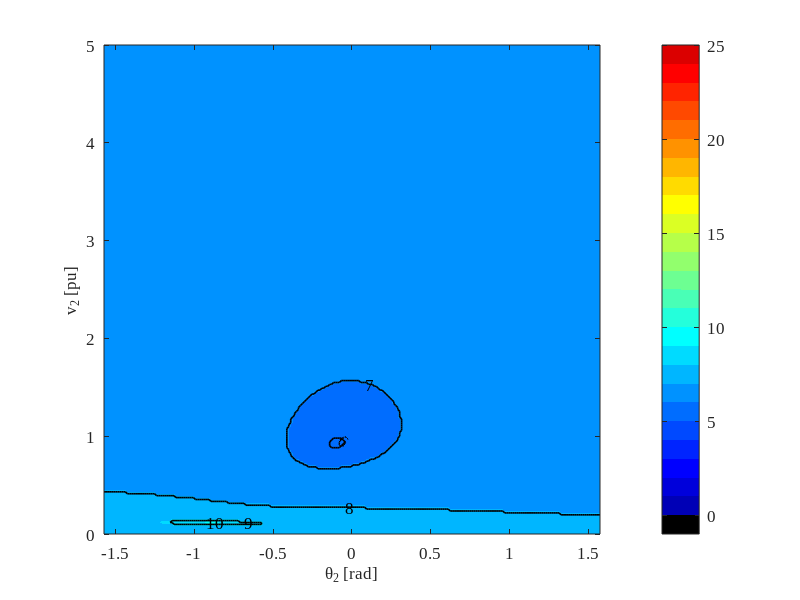

Source code (MATLAB):
clear all; clc; format long;

global addTitle;

%% -------------------------------
%  2-BUS SYSTEM
% -------------------------------
% Bus 1: Slack (V1 = 1.0 ∠ 0 pu)
% Bus 2: PQ bus (S2 = 0.9 + j0.6 pu)
% Line: assume Z = j0.1 pu
% -------------------------------

% Y-bus
Z12 = 0 + 1j*0.1;
Y12 = -1/Z12;
Y_bus = [ -Y12,   Y12;
           Y12,  -Y12 ];

% Scheduled powers
S_spec = [0; -(0.9 + 1j*0.6)];   % P+jQ (PQ load at bus 2)

% Bus types: 1 = slack, 0 = PQ
bus_type = [1; 0];
pq_bus_id = find(bus_type == 0);

n_bus = 2;

%% -------------------------------
%  Region of Attraction Grid
% -------------------------------
N = 256;
V_range = linspace(0, 5, N);
delta_range = linspace(-pi/2, pi/2, N);

nV = length(V_range);
nd = length(delta_range);

IterationCount = NaN(nV, nd);

tolerance = 1e-5;
max_iter = 25;   % Gauss–Seidel usually slower than NR

%% -------------------------------
%  Gauss–Seidel Sweep
% -------------------------------
for i = 1:nV
    for j = 1:nd
        % Initial guess
        V = zeros(n_bus,1);
        V(1) = 1.0;  % Slack fixed
        V(2) = V_range(i) * exp(1j*delta_range(j)); % initial guess for bus 2

        iter = 0;
        converged = false;

        while iter < max_iter
            iter = iter + 1;

            % Update PQ bus (bus 2 here)
            k = pq_bus_id;
            Vk_old = V(k);

            % Gauss–Seidel update formula:
            % V_k = (1/Y_kk) * [ (S_k*/V_k_old*) - sum_{m≠k} (Y_km * V_m) ]
            sum_term = 0;
            for m = 1:n_bus
                if m ~= k
                    sum_term = sum_term + Y_bus(k,m)*V(m);
                end
            end

            V(k) = (1/Y_bus(k,k)) * ( (conj(S_spec(k))/conj(Vk_old)) - sum_term );

            % Check convergence (mismatch in |ΔV|)
            if abs(V(k) - Vk_old) < tolerance
                converged = true;
                break;
            end
        end

        if converged
            IterationCount(i,j) = iter;
        else
            IterationCount(i,j) = NaN; % Divergence shown as black
        end
    end
end

%% -------------------------------
%  Plot Region of Attraction
% -------------------------------
figure('Color',[1 1 1])

% Mask divergence as -1 for coloring
IterPlot = IterationCount;
IterPlot(isnan(IterPlot)) = -1;  

% Plot smooth background
contourf(delta_range, V_range, IterPlot, 50, 'LineStyle','none'); 
hold on;

% Overlay iteration contours
if max_iter > 3
    levels = 5:10;
    levels = levels(levels <= max_iter);

    if ~isempty(levels)
        [C,h] = contour(delta_range, V_range, IterPlot, levels, 'k', 'LineWidth', 1.2);

        H = clabel(C,h,'FontSize', 12, 'Color', 'k', 'LabelSpacing', 600, ...
               'BackgroundColor', 'none', 'EdgeColor', 'none');
    end
end

cmap = [0 0 0; jet(max_iter)];
colormap(cmap)
caxis([-1 max_iter])

colorbar
xlabel('\theta_2 [rad]')
ylabel('v_2 [pu]')
if addTitle
    title('Region of Attraction of Gauss-Seidel Method')
end

% Set font to Times New Roman, size 12
set(gca,'FontName','Times New Roman','FontSize',12)
set(findall(gcf,'-property','FontName'),'FontName','Times New Roman')
set(findall(gcf,'-property','FontSize'),'FontSize',12)

saveas(gcf, 'GaussSeidel-RegionOfAttraction.png');
